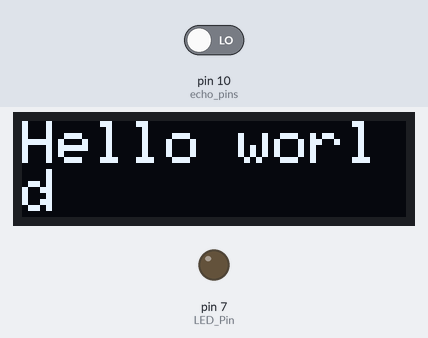
Simulated run of this sketch. Board: Arduino Uno, built with avr-gcc and run on an emulated ATmega328P. Parts: 128×32 one-colour display, output pins drawn as LEDs (lit = HIGH). The test bench sets the inputs (shaded band); at power-on: pin 10 (echo_pins) LOW. Pins used as bus, display or sensor lines are not drawn; what the sketch prints to the serial monitor is not drawn.

Above: at 1.1 s.
Timing chart, 0 to 5.0 s (numbered marks = the images above):
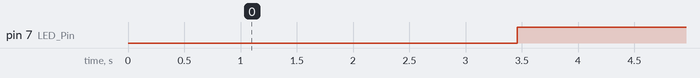

The sketch:

Intruder_detection.ino
```cpp
//Improve version of the intruder detection system with OLED display
//Libraries needed:
//-Adafruit GFX, Adafruit SSD1306 and SPI
#include <SPI.h>
#include <Wire.h>
#include <Adafruit_GFX.h>
#include <Adafruit_SSD1306.h>

#define SCREEN_WIDTH 128 // OLED display width, in pixels
#define SCREEN_HEIGHT 32 // OLED display height, in pixels
#define OLED_RESET     -1 // Reset pin # (or -1 if sharing Arduino reset pin)
#define SCREEN_ADDRESS 0x3C ///< See datasheet for Address; 0x3D for 128x64, 0x3C for 128x32
#define LED_Pin 7 //Green LED
#define echo_pins 10
#define trig_pins 11
#define wait_time 200

Adafruit_SSD1306 display(SCREEN_WIDTH, SCREEN_HEIGHT, &Wire, OLED_RESET);

int duration,distance;
void OLED_display(int distance);
void Emitting_pulses();
void Alert(int distance);

void setup() {
  Serial.begin(9600);
  //Set input and output pins for Ultrasonic sensor
  pinMode(LED_Pin,OUTPUT);
  pinMode(echo_pins,INPUT);
  pinMode(trig_pins,OUTPUT);
  // SSD1306_SWITCHCAPVCC = generate display voltage from 3.3V internally
  if(!display.begin(SSD1306_SWITCHCAPVCC, SCREEN_ADDRESS)) {
    Serial.println(F("SSD1306 allocation failed"));
    for(;;); // Don't proceed, loop forever
  }
  display.clearDisplay();
  delay(1000);
  display.setTextSize(2);
  display.setTextColor(SSD1306_WHITE);
  display.print("Hello world");
  display.display();
  delay(1000);
  display.clearDisplay();
}

void loop() {

    Emitting_pulses();
    //Finding distance based on the low and high pulse collected
    duration =pulseIn(echo_pins,HIGH);
    distance=(duration/29)/2;
    OLED_display(distance);
    Alert(distance);


}

void OLED_display(int distance){
  //Display distance in OLED screen
    display.clearDisplay();
    display.setCursor(0,0);
    display.setTextSize(2);
    display.setTextColor(SSD1306_WHITE);
    display.print(distance);
    Serial.println(distance);
    display.display();
}

void Emitting_pulses(){
  //Give low pulse before high pulse
    digitalWrite(trig_pins,LOW);
    delay(wait_time);
    digitalWrite(trig_pins,HIGH);
    delay(wait_time);
    digitalWrite(trig_pins,LOW);//Reset to not emit
}

void Alert(int distance){
  if(distance<=50){
    digitalWrite(LED_Pin,HIGH);
  }else{
    digitalWrite(LED_Pin,LOW);
  }
}
```

Measured:
- by itself, pin 7 (LED_Pin): LOW → HIGH at 3.5 s
